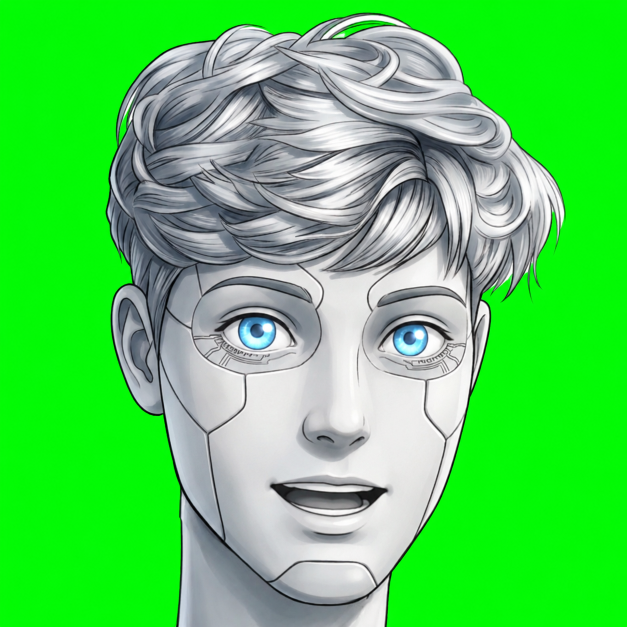
#> input picture Agent Image folder/_originals/Normal.png, 1254 x 1254 px (shown at 1/2 size)
$ python process_agent_images.py
#> lines starting #> are read from the running program, lines starting #| are printed output that depends on the picture; after the words box and inside, x2 and y2 are one past the last pixel; in counts of white or black regions, pixels touching at a corner belong together
import os
import glob
import numpy as np
from PIL import Image
from scipy.ndimage import distance_transform_edt, binary_dilation

FILE_MAP = {
    'Normal.png': 'normal',
    'frustated.png': 'frustrated',
    'sad.png': 'sad',
    'sarcasm.png': 'sarcasm',
    'shock.png': 'shock',
    'wierd.png': 'weird',
}

SRC_DIR = 'Agent Image folder/_originals'
OUT_DIR = 'public/agent'
AVATAR_DIR = 'public/agent/avatar'
PREVIEW_DIR = 'Agent Image folder/previews'

os.makedirs(OUT_DIR, exist_ok=True)
os.makedirs(AVATAR_DIR, exist_ok=True)
os.makedirs(PREVIEW_DIR, exist_ok=True)

def process_image(src_filename, target_name):
#> called with src_filename = 'Normal.png', target_name = 'normal'
    src_path = os.path.join(SRC_DIR, src_filename)
    if not os.path.exists(src_path):
        raise FileNotFoundError(f"Source file not found: {src_path}")

    img = Image.open(src_path).convert('RGB')
#> img is the input picture: PIL image 1254x1254 RGB; mean R, G, B 84.9, 209, 90.2
    arr = np.array(img).astype(np.float32)
    H, W, _ = arr.shape
#> H = 1254; W = 1254
    r, g, b = arr[..., 0], arr[..., 1], arr[..., 2]
    max_rb = np.maximum(r, b)
    diff = g - max_rb
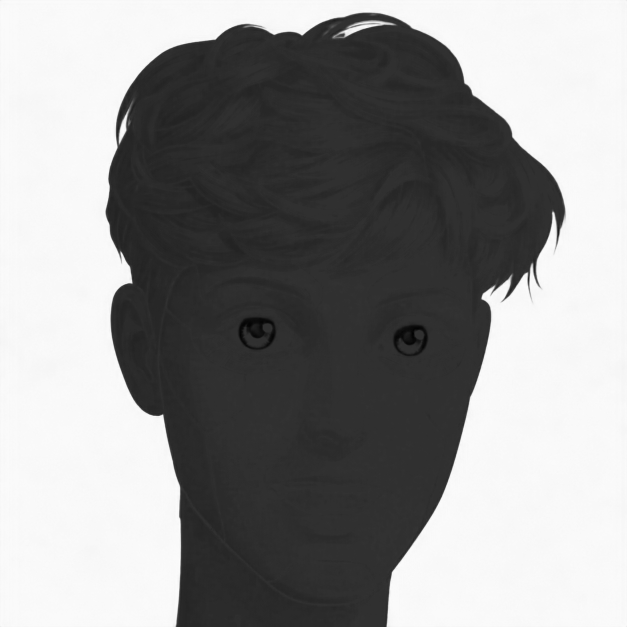
#> diff: shape (1254, 1254) float32 (shown at 1/2 size); min -60, max 253, mean 118.6; drawn with min black and max white

    # 1. Complete global despill: clamp green to max(r, b) wherever g > max(r,b)
    # The character is a monochrome silver/grey robot statue with cyan/violet robotic eyes (where b > g).
    # Clamping g to max(r, b) converts any spill or green screen reflection directly into natural silver/grey!
    g_clean = np.minimum(g, max_rb)

    # 2. Green background and trapped crevices detection:
    # Catches the main background and all enclosed hair gaps/crevices
    is_green = (diff > 8.0) & (g > 50.0)
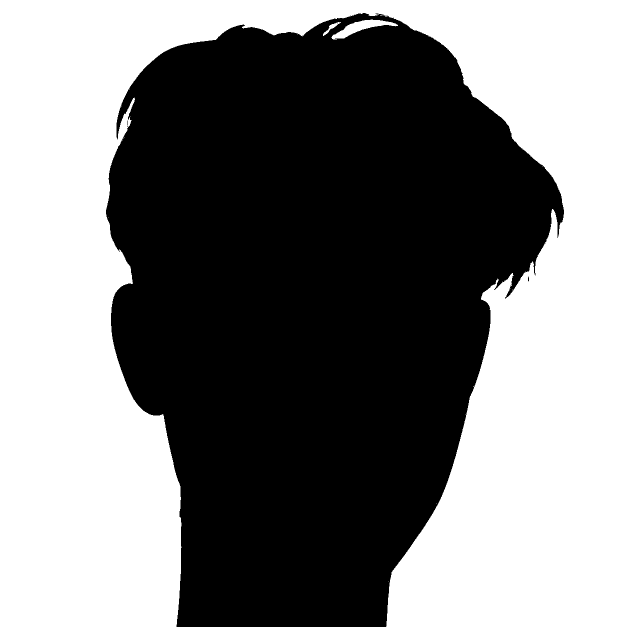
#> is_green: shape (1254, 1254) bool (shown at 1/2 size); 49.7% white; 18 white regions (15 under 20 px), largest, box (x1, y1, x2, y2) and area: (0, 0, 1254, 1254) 778774, (663, 39, 796, 79) 1832, (646, 44, 682, 72) 222

    # Dilate green mask by 2 iterations to eat away blended antialiased transition pixels
    is_green_dilated = binary_dilation(is_green, iterations=2)
#> is_green_dilated: shape (1254, 1254) bool; 50.2% white; 1 black region, box (x1, y1, x2, y2) and area: (214, 28, 1126, 1254) 783744
    is_fg = ~is_green_dilated

    # 3. Soft subpixel alpha feathering (1.0px)
    dist_to_fg = distance_transform_edt(is_fg)
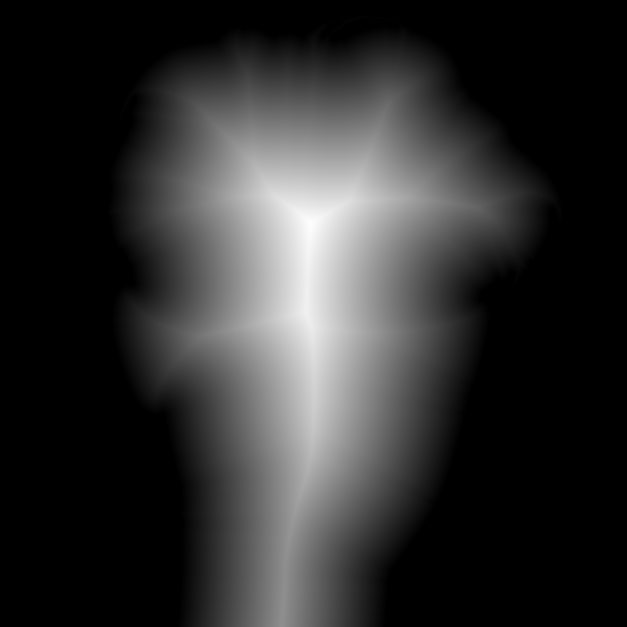
#> dist_to_fg: shape (1254, 1254) float64 (shown at 1/2 size); min 0, max 369.1, mean 68.6; drawn with min black and max white
    dist_to_bg = distance_transform_edt(~is_fg)
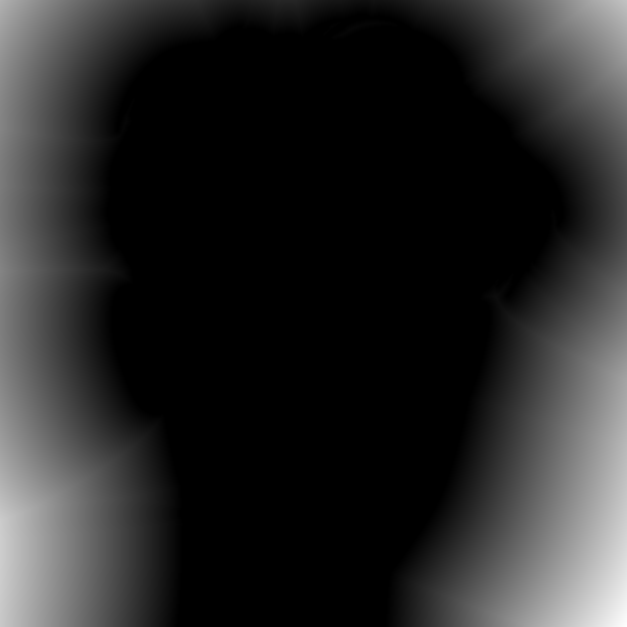
#> dist_to_bg: shape (1254, 1254) float64 (shown at 1/2 size); min 0, max 451.3, mean 70.1; drawn with min black and max white
    signed_dist = dist_to_fg - dist_to_bg
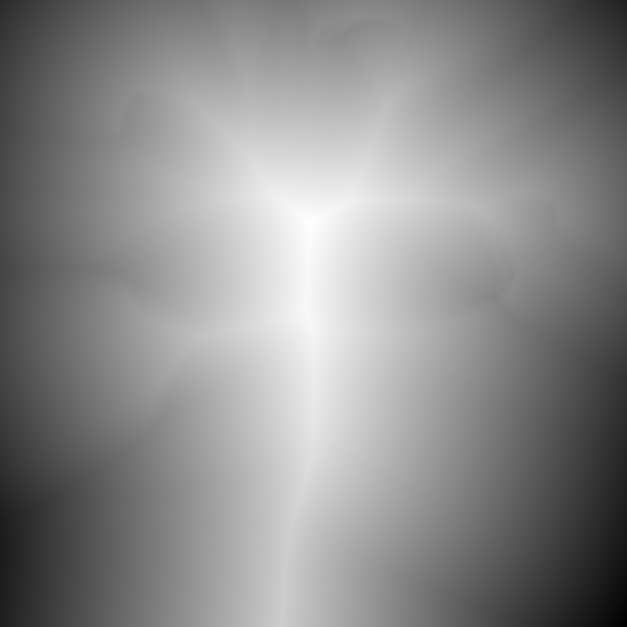
#> signed_dist: shape (1254, 1254) float64 (shown at 1/2 size); min -451.3, max 369.1, mean -1.5; drawn with min black and max white
    feather = 1.0
    alpha = np.clip((signed_dist + feather) / (2.0 * feather), 0.0, 1.0)

    # 4. Fill transparent background pixels with neutral grey (128)
    # This prevents any green or black chroma edge bleeding during LANCZOS downsampling!
    neutral_grey = 128.0
    r_out = np.where(alpha > 0.01, r, neutral_grey)
    g_out = np.where(alpha > 0.01, g_clean, neutral_grey)
    b_out = np.where(alpha > 0.01, b, neutral_grey)
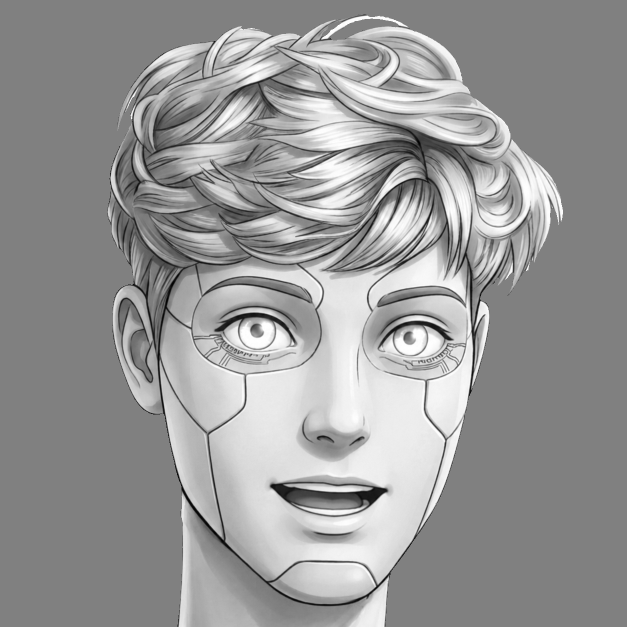
#> b_out: shape (1254, 1254) float32 (shown at 1/2 size); min 0, max 255, mean 151.5
    g_out = np.minimum(g_out, np.maximum(r_out, b_out))

    rgba = np.zeros((H, W, 4), dtype=np.uint8)
    rgba[..., 0] = np.clip(r_out, 0, 255).astype(np.uint8)
    rgba[..., 1] = np.clip(g_out, 0, 255).astype(np.uint8)
    rgba[..., 2] = np.clip(b_out, 0, 255).astype(np.uint8)
    rgba[..., 3] = np.clip(alpha * 255.0, 0, 255).astype(np.uint8)

    full_rgba_img = Image.fromarray(rgba, 'RGBA')

    # 5. Export 256x256 WebP with post-downsample despill pass
    img_256 = full_rgba_img.resize((256, 256), Image.Resampling.LANCZOS)
    arr_256 = np.array(img_256).astype(np.float32)
    arr_256[..., 1] = np.minimum(arr_256[..., 1], np.maximum(arr_256[..., 0], arr_256[..., 2]))
#> arr_256: shape (256, 256, 4) float32; mean R, G, B, A 85.7, 87.7, 90.1, 127.1
    img_256_clean = Image.fromarray(arr_256.astype(np.uint8), 'RGBA')

    out_256_path = os.path.join(OUT_DIR, f"{target_name}.webp")
    img_256_clean.save(out_256_path, 'WEBP', quality=95, method=6)

    # 6. Export 128x128 WebP avatar
    img_128 = full_rgba_img.resize((128, 128), Image.Resampling.LANCZOS)
    arr_128 = np.array(img_128).astype(np.float32)
    arr_128[..., 1] = np.minimum(arr_128[..., 1], np.maximum(arr_128[..., 0], arr_128[..., 2]))
#> arr_128: shape (128, 128, 4) float32; mean R, G, B, A 88.8, 91, 93.4, 127.1
    img_128_clean = Image.fromarray(arr_128.astype(np.uint8), 'RGBA')

    out_128_path = os.path.join(AVATAR_DIR, f"{target_name}.webp")
    img_128_clean.save(out_128_path, 'WEBP', quality=95, method=6)

    # 7. Verification metrics:
    diff_256 = arr_256[..., 1] - np.maximum(arr_256[..., 0], arr_256[..., 2])
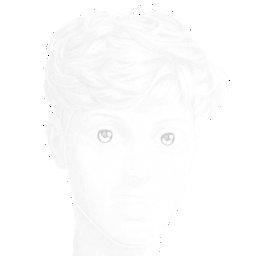
#> diff_256: shape (256, 256) float32; min -255, max 0, mean -2.53; drawn with min black and max white
    print(f"[{target_name}] Exported 256x256 & 128x128. Max green excess: {np.max(diff_256):.1f}")
#| [normal] Exported 256x256 & 128x128. Max green excess: 0.0

def main():
    print("Processing all 6 agent expression images with flawless chroma despill...")
    for src, target in FILE_MAP.items():
        process_image(src, target)
#> pass 2 of the loop in main, `for src, target in FILE_MAP.items():`:
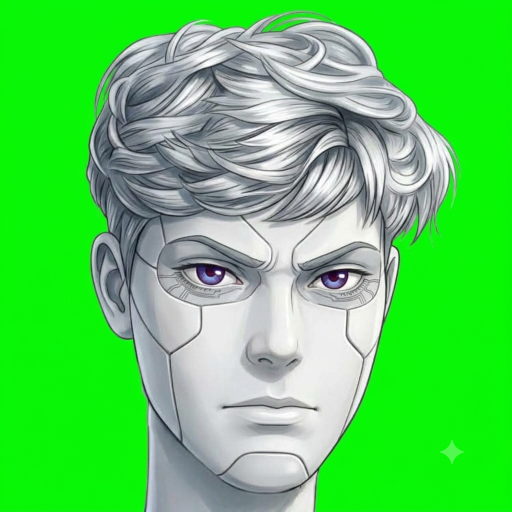
#> input picture Agent Image folder/_originals/frustated.png, 1024 x 1024 px (shown at 1/2 size)
#> in process_image, img is the input picture: PIL image 1024x1024 RGB; mean R, G, B 87.8, 208, 90.6
#> arr: shape (1024, 1024, 3) float32
#> r: shape (1024, 1024) float32
#> g: shape (1024, 1024) float32
#> b: shape (1024, 1024) float32
#> max_rb: shape (1024, 1024) float32
#> diff: shape (1024, 1024) float32
#> g_clean: shape (1024, 1024) float32
#> in process_image (call 2), `is_green = (diff > 8.0) & (g > 50.0)`:
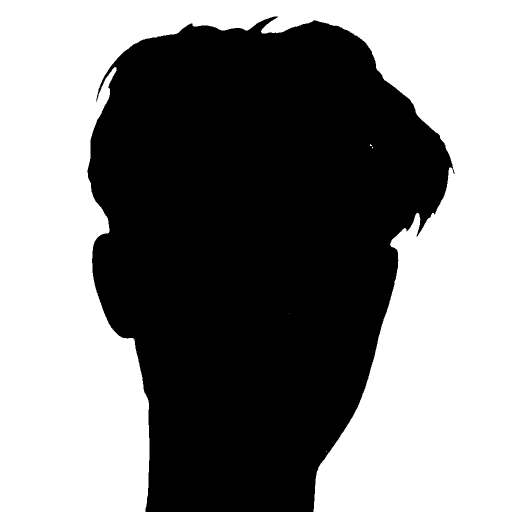
#> is_green: shape (1024, 1024) bool (shown at 1/2 size); 50.9% white; 1 black region, box (x1, y1, x2, y2) and area: (175, 33, 909, 1024) 515095
#> is_green_dilated: shape (1024, 1024) bool; 51.4% white; 7 black regions (6 under 20 px), largest, box (x1, y1, x2, y2) and area: (177, 35, 903, 1024) 509525
#> dist_to_fg: shape (1024, 1024) float64
#> dist_to_bg: shape (1024, 1024) float64
#> signed_dist: shape (1024, 1024) float64
#> in process_image (call 2), `r_out = np.where(alpha > 0.01, r, neutral_grey)`:
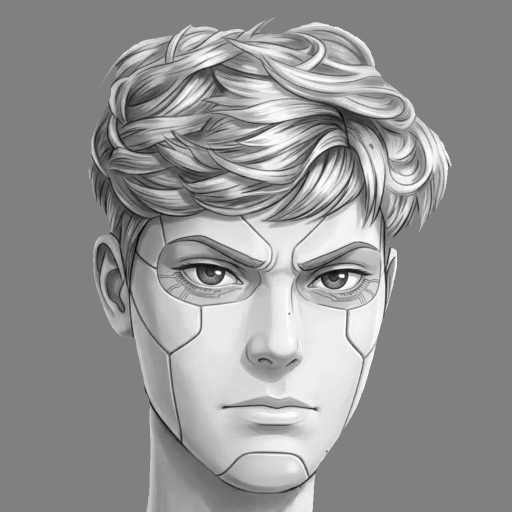
#> r_out: shape (1024, 1024) float32 (shown at 1/2 size); min 0, max 255, mean 146.9
#> g_out: shape (1024, 1024) float32
#| [frustrated] Exported 256x256 & 128x128. Max green excess: 0.0
    print("All agent images processed and saved to public/agent/ and public/agent/avatar/ successfully!")

if __name__ == '__main__':
    main()
